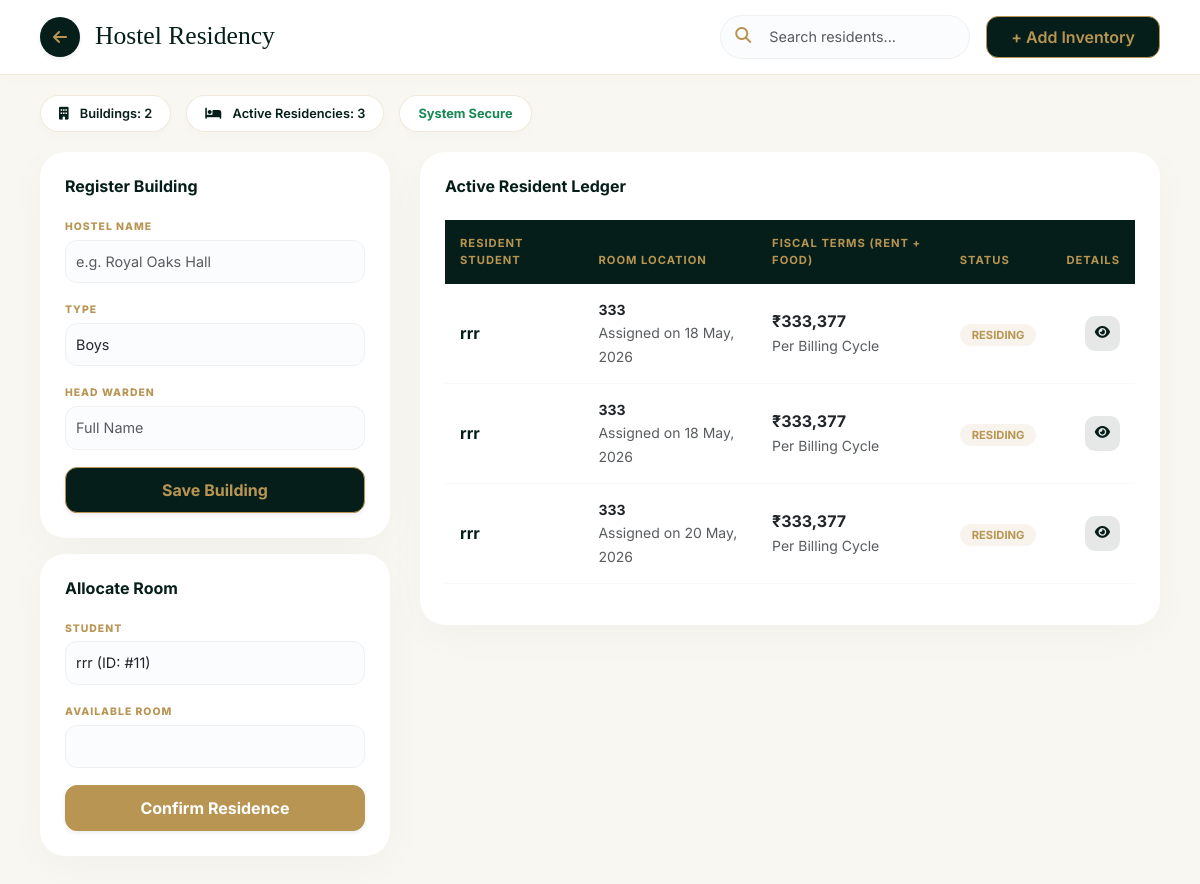
The app's page /index.php/hostel with its own data.
### tables this page shows
CREATE TABLE `hostel_allocations` (
  `id` int(11) NOT NULL,
  `student_id` int(11) DEFAULT NULL,
  `room_id` int(11) DEFAULT NULL,
  `allocation_date` date DEFAULT NULL,
  `status` enum('Active','Vacated') DEFAULT 'Active'
);

CREATE TABLE `students` (
  `id` int(11) NOT NULL,
  `adm_no` varchar(50) NOT NULL,
  `class` varchar(20) DEFAULT NULL,
  `section` varchar(10) DEFAULT NULL,
  `roll_no` varchar(20) DEFAULT NULL,
  `first_name` varchar(100) DEFAULT NULL,
  `last_name` varchar(100) DEFAULT NULL,
  `dob` date DEFAULT NULL,
  `gender` enum('Male','Female','Other') DEFAULT NULL,
  `father_name` varchar(100) DEFAULT NULL,
  `mother_name` varchar(100) DEFAULT NULL,
  `photo` varchar(255) DEFAULT 'default.png',
  `created_at` timestamp NOT NULL DEFAULT current_timestamp()
);

CREATE TABLE `hostel_rooms` (
  `id` int(11) NOT NULL,
  `hostel_id` int(11) DEFAULT NULL,
  `room_no` varchar(20) NOT NULL,
  `total_beds` int(11) DEFAULT 1,
  `available_beds` int(11) DEFAULT 1,
  `rent` decimal(10,2) DEFAULT NULL,
  `food_cost` decimal(10,2) DEFAULT NULL
);

### application/controllers/Hostel.php (called while the page is built, shortened)
<?php
class Hostel extends CI_Controller {
    public function __construct() {
        $this->load->model(array('Hostel_model', 'Student_model'));
    }
    public function index() {
        $data['hostels'] = $this->Hostel_model->get_hostels();
        $data['rooms'] = $this->Hostel_model->get_rooms();
        $data['allocations'] = $this->Hostel_model->get_allocations();
        $data['students'] = $this->Student_model->get_students();
        $this->load->view('hostel_management', $data);
    }
}

### index.php (called while the page is built, shortened)
<?php
require_once BASEPATH.'core/CodeIgniter.php';

### application/models/Student_model.php (called while the page is built, shortened)
<?php
class Student_model extends CI_Model {
    public function get_students() {
        return $this->db->get('students')->result_array();
    }
}

### application/models/Hostel_model.php (called while the page is built, shortened)
<?php
class Hostel_model extends CI_Model {
    public function get_rooms() {
        $this->db->select('hostel_rooms.*, hostels.hostel_name');
        $this->db->from('hostel_rooms');
        $this->db->join('hostels', 'hostels.id = hostel_rooms.hostel_id');
        return $this->db->get()->result_array();
    }
    public function get_allocations() {
        $this->db->select('hostel_allocations.*, students.first_name, hostel_rooms.room_no, hostel_rooms.rent, hostel_rooms.food_cost');
        $this->db->from('hostel_allocations');
        $this->db->join('students', 'students.id = hostel_allocations.student_id');
        $this->db->join('hostel_rooms', 'hostel_rooms.id = hostel_allocations.room_id');
        return $this->db->get()->result_array();
    }
}

### application/views/hostel_management.php (the view, shortened to what this page needs)
<!DOCTYPE html>
<html lang="en">
<head>
    <link href="https://cdn.jsdelivr.net/npm/bootstrap@5.3.0/dist/css/bootstrap.min.css" rel="stylesheet">
    <link rel="stylesheet" href="https://cdnjs.cloudflare.com/ajax/libs/font-awesome/6.4.0/css/all.min.css">
</head>
<body>
    <div class="page-header">
        <div class="d-flex align-items-center">
            <a href="<?= site_url('dashboard') ?>" class="back-circle shadow-sm"><i class="fa fa-arrow-left"></i></a>
            <h2>Hostel Residency</h2>
        </div>
        <div class="d-flex align-items-center">
            <div class="position-relative me-3">
                <i class="fa fa-search position-absolute" style="left:15px; top:12px; color:var(--gold);"></i>
                <input type="text" id="hostelSearch" class="form-control ps-5 mb-0" placeholder="Search residents..." style="border-radius:50px; width:250px;" onkeyup="filterHostel()">
            </div>
            <button class="btn btn-dark px-4 py-2" style="background: var(--forest-green); color: var(--gold); border-radius: 12px; border: 1px solid var(--gold); font-weight: 600;" data-bs-toggle="modal" data-bs-target="#addRoomModal">+ Add Inventory</button>
        </div>
    </div>
    <div class="stats-row">
        <div class="stat-pill"><i class="fa fa-building me-2"></i> Buildings: <?= count($hostels) ?></div>
        <div class="stat-pill"><i class="fa fa-bed me-2"></i> Active Residencies: <?= count($allocations) ?></div>
        <div class="stat-pill text-success fw-bold">System Secure</div>
    </div>
    <div class="main-container">
        <div class="d-flex flex-column gap-3">
            <div class="glass-card">
                <h6 class="fw-bold mb-3" style="color: var(--forest-green);">Register Building</h6>
                <form action="<?= site_url('hostel/add_building') ?>" method="POST">
                    <label class="form-label">Hostel Name</label>
                    <input type="text" name="hostel_name" class="form-control" placeholder="e.g. Royal Oaks Hall" required>
                    <label class="form-label">Type</label>
                    <select name="type" class="form-select">
                        <option>Boys</option>
                    </select>
                    <label class="form-label">Head Warden</label>
                    <input type="text" name="warden_name" class="form-control" placeholder="Full Name">
                    <button class="btn btn-royal shadow-sm">Save Building</button>
                </form>
            </div>
            <div class="glass-card">
                <h6 class="fw-bold mb-3" style="color: var(--forest-green);">Allocate Room</h6>
                <form action="<?= site_url('hostel/allocate') ?>" method="POST">
                    <label class="form-label">Student</label>
                    <select name="student_id" class="form-select">
                        <?php foreach($students as $s): ?>
                            <option value="<?= $s['id'] ?>"><?= $s['first_name'] ?> (ID: #<?= $s['adm_no'] ?>)</option>
                        <?php endforeach; ?>
                    </select>
                    <label class="form-label">Available Room</label>
                    <select name="room_id" class="form-select">
                    </select>
                    <button class="btn btn-royal shadow-sm" style="background: var(--gold); border-color: var(--gold); color: white;">Confirm Residence</button>
                </form>
            </div>
        </div>
        <div class="glass-card">
            <h6 class="fw-bold mb-4" style="color: var(--forest-green);">Active Resident Ledger</h6>
            <table class="table align-middle" id="hostelTable">
                <thead>
                    <tr>
                        <th>Resident Student</th>
                        <th>Room Location</th>
                        <th>Fiscal Terms (Rent + Food)</th>
                        <th>Status</th>
                        <th class="text-end">Details</th>
                    </tr>
                </thead>
                <tbody>
                    <?php foreach($allocations as $a): ?>
                    <tr>
                        <td class="fw-bold" style="color: var(--forest-green);"><?= $a['first_name'] ?></td>
                        <td>
                            <div class="fw-bold small"><?= $a['room_no'] ?></div>
                            <small class="text-muted">Assigned on <?= date('d M, Y', strtotime($a['allocation_date'])) ?></small>
                        </td>
                        <td>
                            <div class="fw-bold">₹<?= number_format($a['rent'] + $a['food_cost']) ?></div>
                            <small class="text-muted small">Per Billing Cycle</small>
                        </td>
                        <td><span class="occupancy-badge">RESIDING</span></td>
                        <td class="text-end">
                            <button class="btn-action btn-view" onclick='viewAllocation(<?= json_encode($a) ?>)'><i class="fa fa-eye"></i></button>
                        </td>
                    </tr>
                    <?php endforeach; ?>
                </tbody>
            </table>
        </div>
    </div>
</body>
</html>

### application/views/hostel_management.php (style rules this page uses)
:root { --forest-green: #061e19; --gold: #b89552; --cream: #f8f7f2; }
body { background-color: var(--cream); font-family: 'Inter', sans-serif; height: 100vh; overflow: hidden; display: flex; flex-direction: column; }
.page-header { background: white; padding: 15px 40px; box-shadow: 0 2px 15px rgba(0,0,0,0.02); display: flex; align-items: center; justify-content: space-between; flex: 0 0 auto; border-bottom: 1px solid rgba(184, 149, 82, 0.2); }
.back-circle { width: 40px; height: 40px; background: var(--forest-green); color: var(--gold); display: flex; align-items: center; justify-content: center; border-radius: 50%; text-decoration: none; transition: 0.3s; }
h2 { font-family: 'Playfair Display', serif; color: var(--forest-green); margin: 0; margin-left: 15px; font-size: 1.6rem; }
.stats-row { padding: 20px 40px; display: flex; gap: 15px; flex: 0 0 auto; }
.stat-pill { background: white; padding: 8px 18px; border-radius: 50px; box-shadow: 0 4px 10px rgba(0,0,0,0.02); border: 1px solid rgba(184, 149, 82, 0.2); font-size: 0.8rem; font-weight: 600; color: var(--forest-green); }
.main-container { flex: 1; padding: 0 40px 30px 40px; overflow-y: auto; display: grid; grid-template-columns: 350px 1fr; gap: 30px; }
.glass-card { background: white; border-radius: 25px; padding: 25px; box-shadow: 0 10px 40px rgba(0,0,0,0.03); border: none; height: fit-content; }
.form-label { font-size: 0.65rem; font-weight: 800; color: var(--gold); text-transform: uppercase; letter-spacing: 1px; margin-bottom: 5px; }
.form-control, .form-select { border-radius: 12px; border: 1px solid #eef0f2; padding: 10px; font-size: 0.9rem; margin-bottom: 12px; background: #fbfcfd; }
.table thead th { background: var(--forest-green); color: var(--gold); padding: 15px; font-size: 0.7rem; text-transform: uppercase; letter-spacing: 1px; border: none; }
.table tbody td { padding: 15px; vertical-align: middle; border-bottom: 1px solid #f9f9f9; }
.occupancy-badge { padding: 4px 12px; border-radius: 50px; font-size: 0.7rem; font-weight: 700; background: rgba(184, 149, 82, 0.1); color: var(--gold); }
.btn-royal { background: var(--forest-green); color: var(--gold); border: 1px solid var(--gold); border-radius: 12px; padding: 10px; font-weight: 700; width: 100%; transition: 0.3s; margin-top: 5px; }
.btn-action { width: 35px; height: 35px; border-radius: 10px; display: inline-flex; align-items: center; justify-content: center; transition: 0.2s; border: none; font-size: 0.85rem; }
.btn-view { background: rgba(6, 30, 25, 0.1); color: var(--forest-green); }

### records on screen
hostel_allocations: student.first_name "rrr", room.room_no "333", allocation_date "18 May, 2026", $a['rent'] + $a['food_cost'] "333,377"
hostel_allocations: student.first_name "rrr", room.room_no "333", allocation_date "18 May, 2026", $a['rent'] + $a['food_cost'] "333,377"
hostel_allocations: student.first_name "rrr", room.room_no "333", allocation_date "20 May, 2026", $a['rent'] + $a['food_cost'] "333,377"

### other values on screen
count($hostels) "2"
count($allocations) "3"
form field student_id "rrr (ID: #11)"
